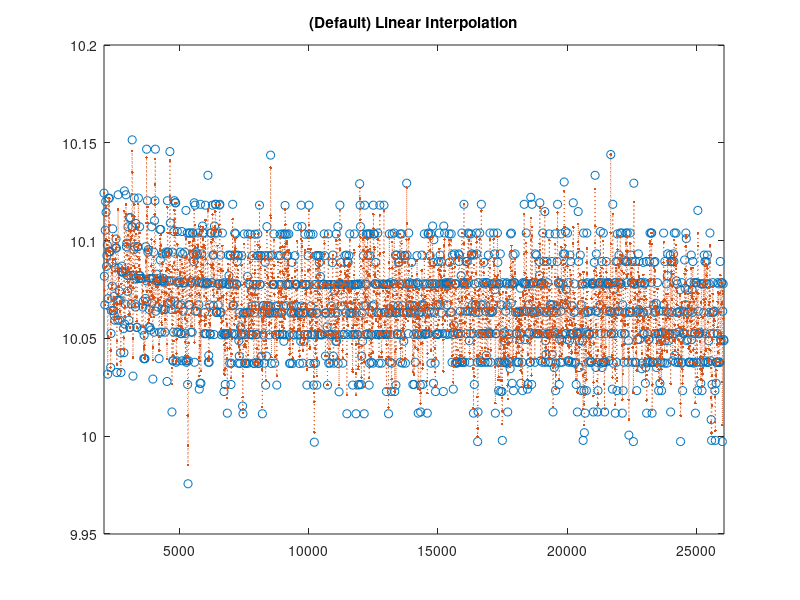

Reproduce this figure in MATLAB.
load('timeseisadxl.mat')

%x = 0:pi/4:2*pi; 
%v = sin(x);
%xq = 0:pi/16:2*pi;

%minn=100;
%maxx=1600;
minn=100;
maxx=1600;

x = dataseis_sdxl(minn:maxx,1); 
v = dataseis_sdxl(minn:maxx,2);
seli=8;
xmin=min(dataseis_sdxl(minn:maxx,1));
xmax=max(dataseis_sdxl(minn:maxx,1));
xq = xmin:seli:xmax;

figure
%vq1 = interp1(x,v,xq);
vq1 = interp1(x,v,xq,'linear');

plot(x,v,'o',xq,vq1,':.');
xlim([xmin xmax]);
title('(Default) Linear Interpolation');
